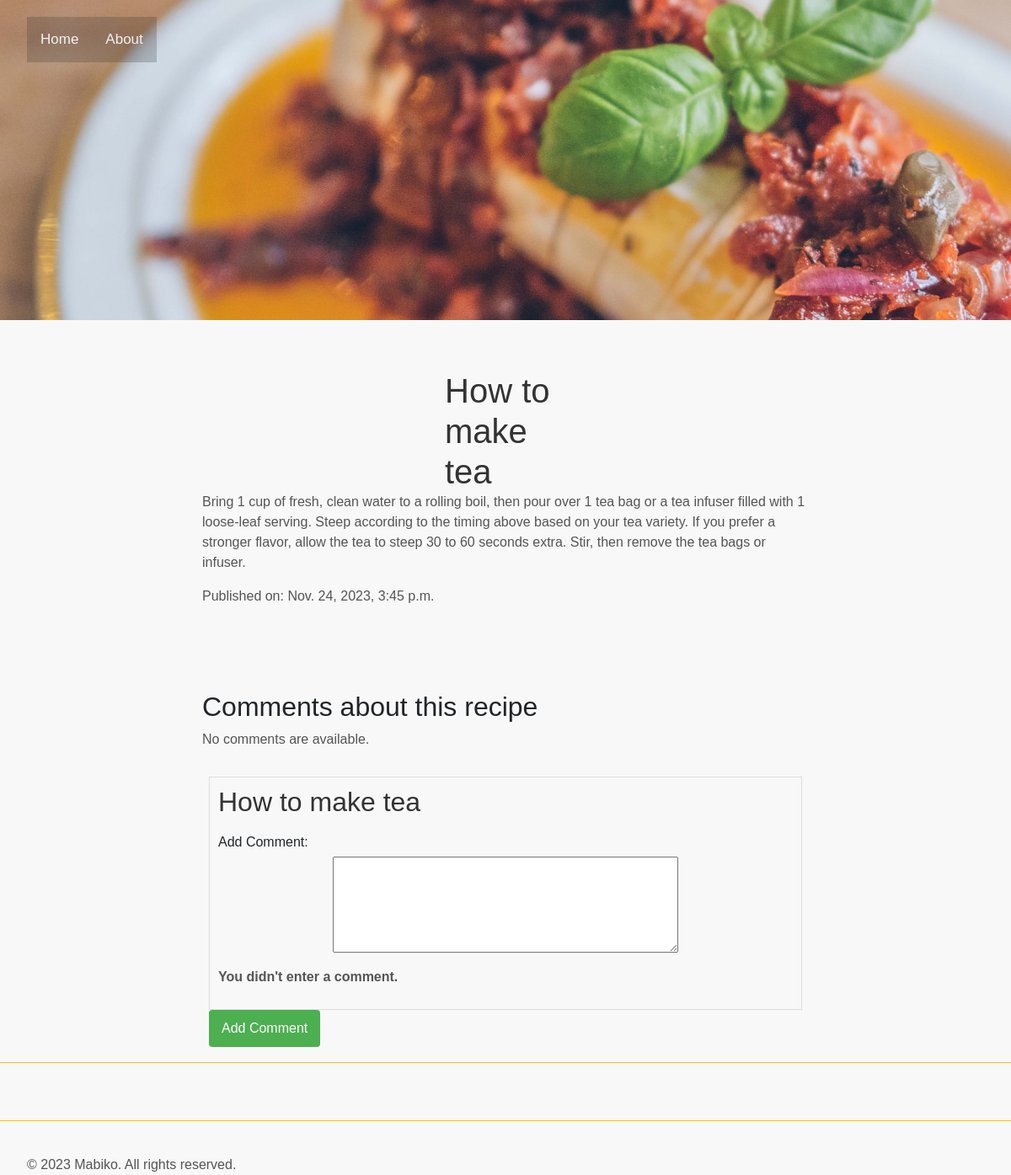
Screenshot of /recipes/1/addcomment/ with the database file from the repository.
### recipes/models.py (models this page shows, shortened)
class Recipe(models.Model):
    pub_date = models.DateTimeField("date published")
    recipe_title = models.CharField(max_length=50)
    recipe_text = models.CharField(max_length=800)

### recipes/views.py (the view)
# urls.py: path('<int:recipe_id>/addcomment/', views.addcomment,name='addcomment'),
def addcomment(request, recipe_id):
    recipe = get_object_or_404(Recipe, pk=recipe_id)
    try:
        comment_text = request.POST["comment_text"]
    except KeyError:
        return render(
            request,
            "recipes/detail.html",
            {
                "recipe": recipe,
                "error_message": "You didn't enter a comment.",
            },
        )
    else:
        recipe.comments_set.create(choice_text=comment_text, votes=0)
        return HttpResponseRedirect(reverse("recipes:addcomment", args=(recipe.id,)))

### recipes/templates/recipes/detail.html (shortened to what this page needs)
{% load static %}
<!DOCTYPE html>
<html lang="en">
  <head>
    <link
      href="https://cdn.jsdelivr.net/npm/bootstrap@5.3.2/dist/css/bootstrap.min.css"
      rel="stylesheet"
    />
    <link rel="stylesheet" href="{% static 'css/detail.css' %}" />
  </head>
  <body>
    {% include 'recipes/navbar.html' %}
    <div class="recipebody">
      <h1>{{ recipe.recipe_title }}</h1>
      <p>{{ recipe.recipe_text }}</p>
      <p>Published on: {{ recipe.pub_date }}</p>
    </div>
    <div class="comments">
      <h2>Comments about this recipe</h2>
      {% if comments %}
      <ul class="recipescontainer">
        {% for comment in comments %}
        <p class="comment">{{ comment.choice_text}}</p>
        {% endfor %}
      </ul>
      {% else %}
      <p>No comments are available.</p>
      {% endif %}
    </div>
    <form action="{% url 'recipes:addcomment' recipe.id %}" method="post">
      <fieldset>
        <legend><h2>{{ recipe.recipe_title }}</h2></legend>
        <label for="comment_text">Add Comment:</label>
        <textarea
          name="comment_text"
          id="comment_text"
          rows="4"
          cols="50"
        ></textarea
        ><br />
        {% if error_message %}
        <p><strong>{{ error_message }}</strong></p>
        {% endif %}
      </fieldset>
      <input type="submit" value="Add Comment" />
    </form>
    <div class="footer">{% include 'recipes/footer.html' %}</div>
  </body>
</html>

### recipes/static/css/detail.css (style rules this page uses)
h1 { margin: 0 40%; }
body { font-family: Arial, sans-serif; background-color: #f8f8f8; margin: 0; padding: 0; }
h1 { color: #333; }
p { color: #555; }
form { margin-top: 20px; }
fieldset { border: 1px solid #ddd; padding: 10px; }
legend { font-size: 1.2em; font-weight: bold; color: #333; }
label { display: block; margin-bottom: 5px; }
textarea,form { margin: 0 20%; width: 60%; padding: 8px; box-sizing: border-box; margin-bottom: 10px; }
input[type="submit"] { background-color: #4caf50; color: white; padding: 10px 15px; border: none; border-radius: 4px; cursor: pointer; }
.recipebody { margin: 5% 20%; width: 60%; height: 40vh; }
.comments { margin: 2% 20%; width: 60%; height: 20%; }
.footer { border-top:1PX solid #ffc107; color: #333; padding: 20px 0; }

### rows the page displays
Recipe: recipe_title "How to make tea", recipe_text "Bring 1 cup of fresh, clean water to a rolling boil, then pour over 1 tea bag or a tea infuser filled with 1 loose-leaf serving. Steep according to the timing above based on your tea variety. If you prefer a stronger flavor, allow the tea to steep 30 to 60 seconds extra. Stir, then remove the tea bags or infuser.", pub_date "Nov. 24, 2023, 3:45 p.m."

### other values shown
{{ error_message }} "You didn't enter a comment."
